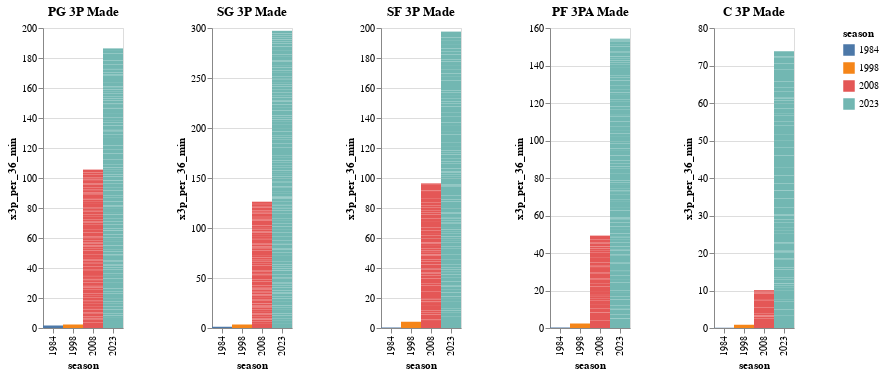

The notebook cell this image was saved under:
### Markdown cell above
Now I want to visualize the differences of the amount of 3 point field goal makes and attempts per 36 minutes between all the different seasons we compared to one another.

### Code cell
c1 = alt.Chart(df5[df5['pos'] == 'PG']).mark_bar().encode(
    x = 'season:N',
    y = 'x3p_per_36_min',
    color = 'season:N',
    size = alt.value(20)
)
c2 = alt.Chart(df6[df6['pos'] == 'PG']).mark_line().encode(
    x = 'season:N',
    y = 'x3p_per_36_min',
    color = 'season:N',
    size = alt.value(20)
)
c3 = alt.Chart(df7[df7['pos'] == 'PG']).mark_line().encode(
    x = 'season:N',
    y = 'x3p_per_36_min',
    color = 'season:N',
    size = alt.value(20)
).properties(
    title = 'PG 3P Made'
)
c4 = c1 + c2 + c3

d1 = alt.Chart(df5[df5['pos'] == 'SG']).mark_bar().encode(
    x = 'season:N',
    y = 'x3p_per_36_min',
    color = 'season:N',
    size = alt.value(20)
)
d2 = alt.Chart(df6[df6['pos'] == 'SG']).mark_line().encode(
    x = 'season:N',
    y = 'x3p_per_36_min',
    color = 'season:N',
    size = alt.value(20)
)
d3 = alt.Chart(df7[df7['pos'] == 'SG']).mark_line().encode(
    x = 'season:N',
    y = 'x3p_per_36_min',
    color = 'season:N',
    size = alt.value(20)
).properties(
    title = 'SG 3P Made'
)
d4 = d1 + d2 + d3

e1 = alt.Chart(df5[df5['pos'] == 'SF']).mark_bar().encode(
    x = 'season:N',
    y = 'x3p_per_36_min',
    color = 'season:N',
    size = alt.value(20)
)
e2 = alt.Chart(df6[df6['pos'] == 'SF']).mark_line().encode(
    x = 'season:N',
    y = 'x3p_per_36_min',
    color = 'season:N',
    size = alt.value(20)
)
e3 = alt.Chart(df7[df7['pos'] == 'SF']).mark_line().encode(
    x = 'season:N',
    y = 'x3p_per_36_min',
    color = 'season:N',
    size = alt.value(20)
).properties(
    title = 'SF 3P Made'
)
e4 = e1 + e2 + e3

f1 = alt.Chart(df5[df5['pos'] == 'PF']).mark_bar().encode(
    x = 'season:N',
    y = 'x3p_per_36_min',
    color = 'season:N',
    size = alt.value(20)
)
f2 = alt.Chart(df6[df6['pos'] == 'PF']).mark_line().encode(
    x = 'season:N',
    y = 'x3p_per_36_min',
    color = 'season:N',
    size = alt.value(20)
)
f3 = alt.Chart(df7[df7['pos'] == 'PF']).mark_line().encode(
    x = 'season:N',
    y = 'x3p_per_36_min',
    color = 'season:N',
    size = alt.value(20)
).properties(
    title = 'PF 3PA Made'
)
f4 = f1 + f2 + f3

g1 = alt.Chart(df5[df5['pos'] == 'C']).mark_bar().encode(
    x = 'season:N',
    y = 'x3p_per_36_min',
    color = 'season:N',
    size = alt.value(20)
)
g2 = alt.Chart(df6[df6['pos'] == 'C']).mark_line().encode(
    x = 'season:N',
    y = 'x3p_per_36_min',
    color = 'season:N',
    size = alt.value(20)
)
g3 = alt.Chart(df7[df7['pos'] == 'C']).mark_line().encode(
    x = 'season:N',
    y = 'x3p_per_36_min',
    color = 'season:N',
    size = alt.value(20)
).properties(
    title = 'C 3P Made'
)
g4 = g1 + g2 + g3

total = c4 | d4 | e4 | f4 | g4
total

### Figure 1 — Vega-Lite specification as saved in the notebook (floating-point values rounded to 4 significant figures; data arrays with more than 128 entries replaced by an {"elided": "..."} marker saying what was removed)
{"config": {"view": {"continuousWidth": 400, "continuousHeight": 300}}, "hconcat": [{"layer": [{"data": {"name": "data-f4a2f98ee499bafe6f846735891f1412"}, "mark": "bar", "encoding": {"color": {"field": "season", "type": "nominal"}, "size": {"value": 20}, "x": {"field": "season", "type": "nominal"}, "y": {"field": "x3p_per_36_min", "type": "quantitative"}}}, {"data": {"name": "data-68f9f162ee1e1c52c6fc24850208e848"}, "mark": "line", "encoding": {"color": {"field": "season", "type": "nominal"}, "size": {"value": 20}, "x": {"field": "season", "type": "nominal"}, "y": {"field": "x3p_per_36_min", "type": "quantitative"}}}, {"data": {"name": "data-6da532111bdb0e576b8ec66c4af4f46e"}, "mark": "line", "encoding": {"color": {"field": "season", "type": "nominal"}, "size": {"value": 20}, "x": {"field": "season", "type": "nominal"}, "y": {"field": "x3p_per_36_min", "type": "quantitative"}}, "title": "PG 3P Made"}]}, {"layer": [{"data": {"name": "data-9a5a1ed65498f05cd786a374c0de60bc"}, "mark": "bar", "encoding": {"color": {"field": "season", "type": "nominal"}, "size": {"value": 20}, "x": {"field": "season", "type": "nominal"}, "y": {"field": "x3p_per_36_min", "type": "quantitative"}}}, {"data": {"name": "data-1e2e12c58eaad8cd5ddd69d8bbd096bc"}, "mark": "line", "encoding": {"color": {"field": "season", "type": "nominal"}, "size": {"value": 20}, "x": {"field": "season", "type": "nominal"}, "y": {"field": "x3p_per_36_min", "type": "quantitative"}}}, {"data": {"name": "data-c0685ad2a4033c42ec27c5355eba42bb"}, "mark": "line", "encoding": {"color": {"field": "season", "type": "nominal"}, "size": {"value": 20}, "x": {"field": "season", "type": "nominal"}, "y": {"field": "x3p_per_36_min", "type": "quantitative"}}, "title": "SG 3P Made"}]}, {"layer": [{"data": {"name": "data-1c8f3062aad29bc12503b8903604a1af"}, "mark": "bar", "encoding": {"color": {"field": "season", "type": "nominal"}, "size": {"value": 20}, "x": {"field": "season", "type": "nominal"}, "y": {"field": "x3p_per_36_min", "type": "quantitative"}}}, {"data": {"name": "data-9576eec8c18b97a5b8492863a02e6e36"}, "mark": "line", "encoding": {"color": {"field": "season", "type": "nominal"}, "size": {"value": 20}, "x": {"field": "season", "type": "nominal"}, "y": {"field": "x3p_per_36_min", "type": "quantitative"}}}, {"data": {"name": "data-1f580ecf9c0ecb9bbbe6913488a4f2d0"}, "mark": "line", "encoding": {"color": {"field": "season", "type": "nominal"}, "size": {"value": 20}, "x": {"field": "season", "type": "nominal"}, "y": {"field": "x3p_per_36_min", "type": "quantitative"}}, "title": "SF 3P Made"}]}, {"layer": [{"data": {"name": "data-1b5e85bfbaf3e9ccd19f4d2de8f4c6ba"}, "mark": "bar", "encoding": {"color": {"field": "season", "type": "nominal"}, "size": {"value": 20}, "x": {"field": "season", "type": "nominal"}, "y": {"field": "x3p_per_36_min", "type": "quantitative"}}}, {"data": {"name": "data-cbe3ab4c86127e64f7908a1b6cd30982"}, "mark": "line", "encoding": {"color": {"field": "season", "type": "nominal"}, "size": {"value": 20}, "x": {"field": "season", "type": "nominal"}, "y": {"field": "x3p_per_36_min", "type": "quantitative"}}}, {"data": {"name": "data-513df34fa208491d6f05704e4b42694e"}, "mark": "line", "encoding": {"color": {"field": "season", "type": "nominal"}, "size": {"value": 20}, "x": {"field": "season", "type": "nominal"}, "y": {"field": "x3p_per_36_min", "type": "quantitative"}}, "title": "PF 3PA Made"}]}, {"layer": [{"data": {"name": "data-4354153156aa7b2f67fc0bec5033b9b3"}, "mark": "bar", "encoding": {"color": {"field": "season", "type": "nominal"}, "size": {"value": 20}, "x": {"field": "season", "type": "nominal"}, "y": {"field": "x3p_per_36_min", "type": "quantitative"}}}, {"data": {"name": "data-85280e9a3c4a0489b09bd1fddff76d44"}, "mark": "line", "encoding": {"color": {"field": "season", "type": "nominal"}, "size": {"value": 20}, "x": {"field": "season", "type": "nominal"}, "y": {"field": "x3p_per_36_min", "type": "quantitative"}}}, {"data": {"name": "data-21efb4007c4d40c62adb7063bafff47b"}, "mark": "line", "encoding": {"color": {"field": "season", "type": "nominal"}, "size": {"value": 20}, "x": {"field": "season", "type": "nominal"}, "y": {"field": "x3p_per_36_min", "type": "quantitative"}}, "title": "C 3P Made"}]}], "$schema": "https://vega.github.io/schema/vega-lite/v4.17.0.json", "datasets": {"data-f4a2f98ee499bafe6f846735891f1412": {"elided": "188 records"}, "data-68f9f162ee1e1c52c6fc24850208e848": {"elided": "186 records"}, "data-6da532111bdb0e576b8ec66c4af4f46e": {"elided": "146 records"}, "data-9a5a1ed65498f05cd786a374c0de60bc": {"elided": "232 records"}, "data-1e2e12c58eaad8cd5ddd69d8bbd096bc": {"elided": "227 records"}, "data-c0685ad2a4033c42ec27c5355eba42bb": {"elided": "152 records"}, "data-1c8f3062aad29bc12503b8903604a1af": {"elided": "172 records"}, "data-9576eec8c18b97a5b8492863a02e6e36": {"elided": "187 records"}, "data-1f580ecf9c0ecb9bbbe6913488a4f2d0": {"elided": "137 records"}, "data-1b5e85bfbaf3e9ccd19f4d2de8f4c6ba": {"elided": "195 records"}, "data-cbe3ab4c86127e64f7908a1b6cd30982": {"elided": "192 records"}, "data-513df34fa208491d6f05704e4b42694e": {"elided": "159 records"}, "data-4354153156aa7b2f67fc0bec5033b9b3": {"elided": "201 records"}, "data-85280e9a3c4a0489b09bd1fddff76d44": {"elided": "185 records"}, "data-21efb4007c4d40c62adb7063bafff47b": {"elided": "165 records"}}}
